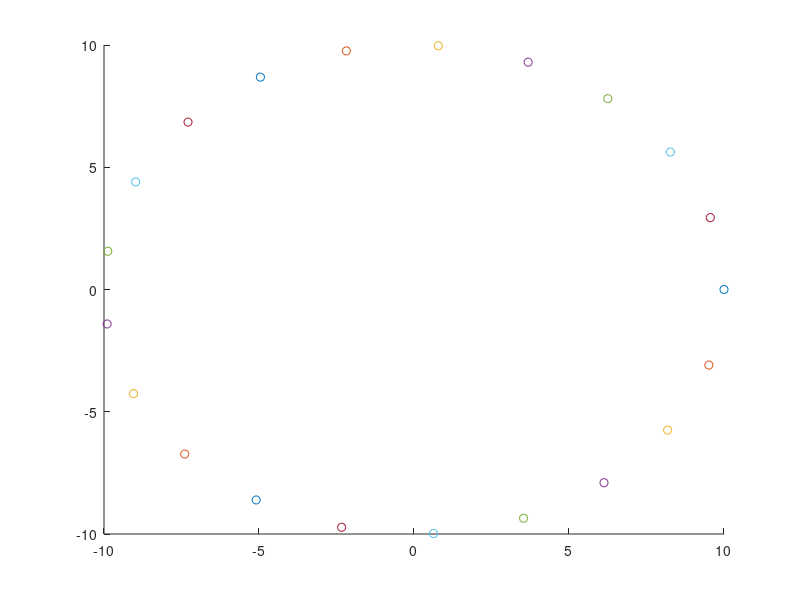

This figure's MATLAB source:
% This is a scanning protocol as mentioned in the journal 
% "Surface Estimation for Microwave Imaging"
% Link to the journal : 
% https://www.ncbi.nlm.nih.gov/pmc/articles/PMC5539471/
%=========================================================================%

% The algoritm should know the coordinate of the center of the hole in the 
% table and The diameter of the whole. 

% Example of a hole center coordinate in Yumi space 
hole_center = [10, 20, 40];
hole_diameter = 20 ; %CM 

% it assumes a cylindrical boundary box arround the table hole. 
% The cylindrical boundary center matches the hole in the table and have
% the same diameter. 
% The maximum heigh is assumed to be 20 cm 
boundary_height = 20;



% Heights for scanning points 

z_step_size = 0.5; % Height slice step size
num_z_step = (hole_center(3)-boundary_height)/(0.5); % number of steps 
% Z of all scanning heights
Z = linspace(hole_center(3),(hole_center(3)-boundary_height), num_z_step+1);


azimuth = (pi.*linspace(0,360-18,21))./180 ;

r = hole_diameter/2;

scan_points = [];

for i = 1:length(azimuth)
 
    for j = 1 :length(Z)
        point(:,1) = r.*cos(azimuth(i));
        point(:,2) = r.*sin(azimuth(i));
        point(:,3) = Z(j);
        scan_points = [scan_points;point];
    end

end
% Remove the last scan as 2pi and 0 are the same azimuth 
%.......

figure;
hold on;
% Plot points 
for point_idx = 1:length(scan_points)
    scatter3(scan_points(point_idx,1),scan_points(point_idx,2),scan_points(point_idx,3))
end

vector = []